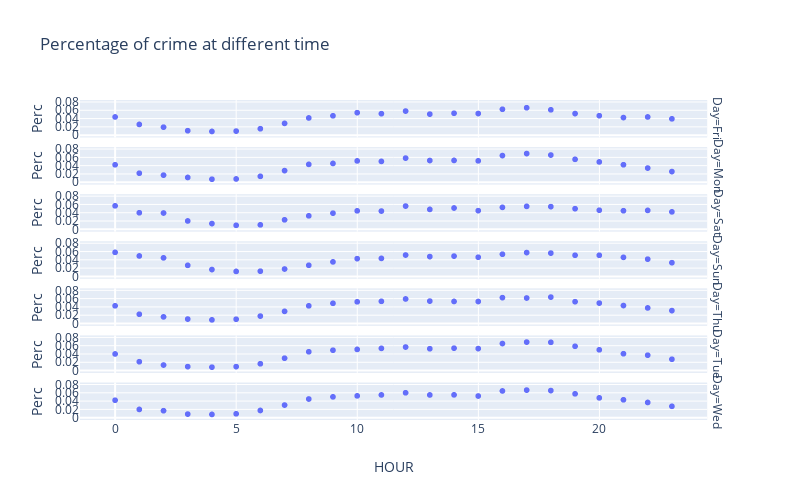

Here is the notebook cell this chart was saved with:
### Code cell
fig = px.scatter(crime_facet, x="HOUR", y="Perc", facet_row="Day", title='Percentage of crime at different time',
           color_continuous_scale=px.colors.sequential.Viridis, render_mode="webgl")
fig.update_layout(
    width=800,
    height=500,
)
fig.show()

### Figure 1 — Plotly figure (JSON) as saved in the notebook; plotly's stock layout.template omitted (floating-point values rounded to 4 significant figures)
{"data": [{"hoverlabel": {"namelength": 0}, "hovertemplate": "Day=Fri<br>HOUR=%{x}<br>Perc=%{y}", "legendgroup": "", "marker": {"color": "#636efa", "symbol": "circle"}, "mode": "markers", "name": "", "showlegend": false, "type": "scattergl", "x": [0, 1, 2, 3, 4, 5, 6, 7, 8, 9, 10, 11, 12, 13, 14, 15, 16, 17, 18, 19, 20, 21, 22, 23], "xaxis": "x7", "y": [0.04456, 0.02629, 0.01963, 0.01097, 0.009094, 0.01, 0.01584, 0.02883, 0.04209, 0.04741, 0.05504, 0.05262, 0.05902, 0.05153, 0.05363, 0.05291, 0.06337, 0.06706, 0.06207, 0.05289, 0.04757, 0.04312, 0.04454, 0.03992], "yaxis": "y7"}, {"hoverlabel": {"namelength": 0}, "hovertemplate": "Day=Mon<br>HOUR=%{x}<br>Perc=%{y}", "legendgroup": "", "marker": {"color": "#636efa", "symbol": "circle"}, "mode": "markers", "name": "", "showlegend": false, "type": "scattergl", "x": [0, 1, 2, 3, 4, 5, 6, 7, 8, 9, 10, 11, 12, 13, 14, 15, 16, 17, 18, 19, 20, 21, 22, 23], "xaxis": "x6", "y": [0.04378, 0.02318, 0.01852, 0.01276, 0.00845, 0.009129, 0.01552, 0.0296, 0.04479, 0.04702, 0.05324, 0.05199, 0.06012, 0.05427, 0.0544, 0.05337, 0.06633, 0.07124, 0.06762, 0.05705, 0.05077, 0.04385, 0.03577, 0.02721], "yaxis": "y6"}, {"hoverlabel": {"namelength": 0}, "hovertemplate": "Day=Sat<br>HOUR=%{x}<br>Perc=%{y}", "legendgroup": "", "marker": {"color": "#636efa", "symbol": "circle"}, "mode": "markers", "name": "", "showlegend": false, "type": "scattergl", "x": [0, 1, 2, 3, 4, 5, 6, 7, 8, 9, 10, 11, 12, 13, 14, 15, 16, 17, 18, 19, 20, 21, 22, 23], "xaxis": "x5", "y": [0.05828, 0.04139, 0.04076, 0.02135, 0.01499, 0.01067, 0.01183, 0.02405, 0.03383, 0.04043, 0.04605, 0.04556, 0.05774, 0.0496, 0.05306, 0.0465, 0.05455, 0.05701, 0.05641, 0.05134, 0.04757, 0.04634, 0.04715, 0.04353], "yaxis": "y5"}, {"hoverlabel": {"namelength": 0}, "hovertemplate": "Day=Sun<br>HOUR=%{x}<br>Perc=%{y}", "legendgroup": "", "marker": {"color": "#636efa", "symbol": "circle"}, "mode": "markers", "name": "", "showlegend": false, "type": "scattergl", "x": [0, 1, 2, 3, 4, 5, 6, 7, 8, 9, 10, 11, 12, 13, 14, 15, 16, 17, 18, 19, 20, 21, 22, 23], "xaxis": "x4", "y": [0.05953, 0.05068, 0.04601, 0.02776, 0.01746, 0.01282, 0.01347, 0.0188, 0.02786, 0.03614, 0.0441, 0.0447, 0.05296, 0.04912, 0.05033, 0.04758, 0.05497, 0.05896, 0.0577, 0.05244, 0.05232, 0.04718, 0.04286, 0.03423], "yaxis": "y4"}, {"hoverlabel": {"namelength": 0}, "hovertemplate": "Day=Thu<br>HOUR=%{x}<br>Perc=%{y}", "legendgroup": "", "marker": {"color": "#636efa", "symbol": "circle"}, "mode": "markers", "name": "", "showlegend": false, "type": "scattergl", "x": [0, 1, 2, 3, 4, 5, 6, 7, 8, 9, 10, 11, 12, 13, 14, 15, 16, 17, 18, 19, 20, 21, 22, 23], "xaxis": "x3", "y": [0.0437, 0.02308, 0.01659, 0.01127, 0.009345, 0.01089, 0.01856, 0.03011, 0.04366, 0.04983, 0.0535, 0.05461, 0.06046, 0.05523, 0.05436, 0.05425, 0.06374, 0.06282, 0.06501, 0.0538, 0.05035, 0.04437, 0.03847, 0.03198], "yaxis": "y3"}, {"hoverlabel": {"namelength": 0}, "hovertemplate": "Day=Tue<br>HOUR=%{x}<br>Perc=%{y}", "legendgroup": "", "marker": {"color": "#636efa", "symbol": "circle"}, "mode": "markers", "name": "", "showlegend": false, "type": "scattergl", "x": [0, 1, 2, 3, 4, 5, 6, 7, 8, 9, 10, 11, 12, 13, 14, 15, 16, 17, 18, 19, 20, 21, 22, 23], "xaxis": "x2", "y": [0.0409, 0.02195, 0.01382, 0.009917, 0.008602, 0.009961, 0.01697, 0.03057, 0.04625, 0.05006, 0.05207, 0.05452, 0.05782, 0.05375, 0.05508, 0.05403, 0.0664, 0.06987, 0.06938, 0.05968, 0.05107, 0.0415, 0.03788, 0.02794], "yaxis": "y2"}, {"hoverlabel": {"namelength": 0}, "hovertemplate": "Day=Wed<br>HOUR=%{x}<br>Perc=%{y}", "legendgroup": "", "marker": {"color": "#636efa", "symbol": "circle"}, "mode": "markers", "name": "", "showlegend": false, "type": "scattergl", "x": [0, 1, 2, 3, 4, 5, 6, 7, 8, 9, 10, 11, 12, 13, 14, 15, 16, 17, 18, 19, 20, 21, 22, 23], "xaxis": "x", "y": [0.04274, 0.02016, 0.01708, 0.008817, 0.007918, 0.009502, 0.01761, 0.03084, 0.04569, 0.05087, 0.05335, 0.05564, 0.06088, 0.05553, 0.05575, 0.05305, 0.06533, 0.06747, 0.0663, 0.05829, 0.04847, 0.04372, 0.03721, 0.02778], "yaxis": "y"}], "layout": {"annotations": [{"font": {}, "showarrow": false, "text": "Day=Wed", "textangle": 90, "x": 0.98, "xanchor": "left", "xref": "paper", "y": 0.05857, "yanchor": "middle", "yref": "paper"}, {"font": {}, "showarrow": false, "text": "Day=Tue", "textangle": 90, "x": 0.98, "xanchor": "left", "xref": "paper", "y": 0.2057, "yanchor": "middle", "yref": "paper"}, {"font": {}, "showarrow": false, "text": "Day=Thu", "textangle": 90, "x": 0.98, "xanchor": "left", "xref": "paper", "y": 0.3529, "yanchor": "middle", "yref": "paper"}, {"font": {}, "showarrow": false, "text": "Day=Sun", "textangle": 90, "x": 0.98, "xanchor": "left", "xref": "paper", "y": 0.5, "yanchor": "middle", "yref": "paper"}, {"font": {}, "showarrow": false, "text": "Day=Sat", "textangle": 90, "x": 0.98, "xanchor": "left", "xref": "paper", "y": 0.6471, "yanchor": "middle", "yref": "paper"}, {"font": {}, "showarrow": false, "text": "Day=Mon", "textangle": 90, "x": 0.98, "xanchor": "left", "xref": "paper", "y": 0.7943, "yanchor": "middle", "yref": "paper"}, {"font": {}, "showarrow": false, "text": "Day=Fri", "textangle": 90, "x": 0.98, "xanchor": "left", "xref": "paper", "y": 0.9414, "yanchor": "middle", "yref": "paper"}], "height": 500, "legend": {"tracegroupgap": 0}, "title": {"text": "Percentage of crime at different time"}, "width": 800, "xaxis": {"anchor": "y", "domain": [0, 0.98], "title": {"text": "HOUR"}}, "xaxis2": {"anchor": "y2", "domain": [0, 0.98], "matches": "x", "showticklabels": false}, "xaxis3": {"anchor": "y3", "domain": [0, 0.98], "matches": "x", "showticklabels": false}, "xaxis4": {"anchor": "y4", "domain": [0, 0.98], "matches": "x", "showticklabels": false}, "xaxis5": {"anchor": "y5", "domain": [0, 0.98], "matches": "x", "showticklabels": false}, "xaxis6": {"anchor": "y6", "domain": [0, 0.98], "matches": "x", "showticklabels": false}, "xaxis7": {"anchor": "y7", "domain": [0, 0.98], "matches": "x", "showticklabels": false}, "yaxis": {"anchor": "x", "domain": [0, 0.1171], "title": {"text": "Perc"}}, "yaxis2": {"anchor": "x2", "domain": [0.1471, 0.2643], "matches": "y", "title": {"text": "Perc"}}, "yaxis3": {"anchor": "x3", "domain": [0.2943, 0.4114], "matches": "y", "title": {"text": "Perc"}}, "yaxis4": {"anchor": "x4", "domain": [0.4414, 0.5586], "matches": "y", "title": {"text": "Perc"}}, "yaxis5": {"anchor": "x5", "domain": [0.5886, 0.7057], "matches": "y", "title": {"text": "Perc"}}, "yaxis6": {"anchor": "x6", "domain": [0.7357, 0.8529], "matches": "y", "title": {"text": "Perc"}}, "yaxis7": {"anchor": "x7", "domain": [0.8829, 1.0], "matches": "y", "title": {"text": "Perc"}}}}
